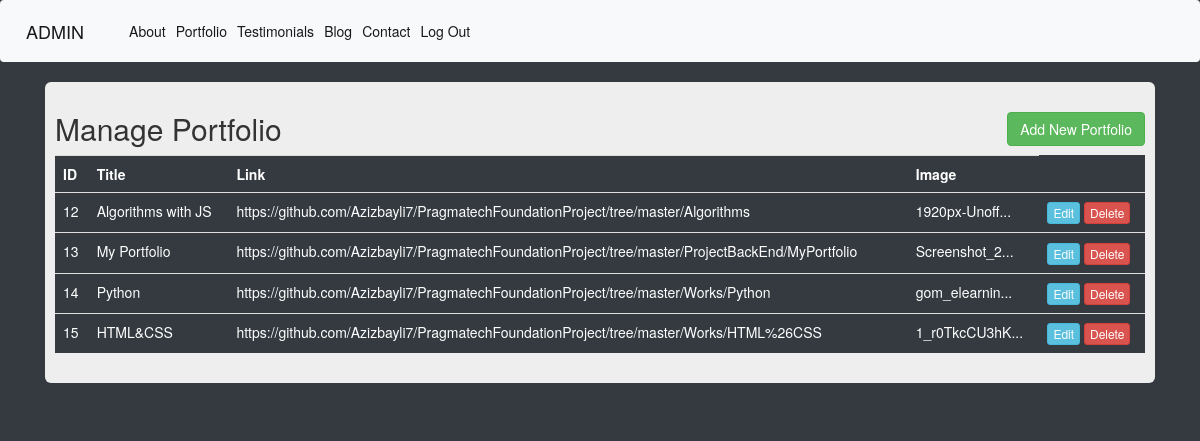
The app's page /admin/portfolio-list (signed in) with its own data.
### Project/models.py (models this page shows, shortened)
class Portfolio(db.Model):
    id = db.Column(db.Integer, primary_key=True)
    title=db.Column(db.String(1), nullable=False)
    link=db.Column(db.String(100), nullable=False)
    image = db.Column(db.String(20))

### Project/routes.py (the view)
@app.route('/admin/portfolio-list')
@login_required
def admin_portfolio_list():
    portfolio = Portfolio.query.all()
    return render_template('admin/portfolio-list.html', portfolio=portfolio)

### Project/models.py (called while the page is built)
@login_manager.user_loader
def load_user(user_id):
    return Admin.query.get(user_id)

### Project/templates/admin/portfolio-list.html
{% extends 'admin/base.html' %}
{% block content %}
<div class="container">
    <div class="row">
        <div class="col md-12">
            <div class="jumbotron p-3">
                <h2>Manage Portfolio <a href="{{url_for('add_portfolio')}}"><button type="button"  class="btn btn-success float-right"
                data-toggle="modal">Add New Portfolio</button> </h2></a>
                <table class="table table-hover table-dark">
                    <tr>
                        <th>ID</th>
                        <th>Title</th>
                        <th>Link</th>
                        <th>Image</th>
                    </tr>
                    {% for portwork in portfolio %}
                    <tr>
                        <td>{{portwork.id}}</td>
                        <td>{{portwork.title}}</td>
                        <td>{{portwork.link}}</td>
                        <td>{{portwork.image|truncate(15)}}</td>
                        <td>
                            <a href="{{url_for('edit_portfolio', id=portwork.id)}}" class="btn btn-info btn-xs">Edit</a>
                            <a href="{{url_for('delete_portfolio', id=portwork.id)}}" class="btn btn-danger btn-xs"
                            onclick="return confirm('Are You Sure To Delete ?')">Delete</a>
                        </td>
                    </tr>
                    {% endfor %}
                </table>
            </div>
        </div>
    </div>
</div>
{% endblock %}

### records on screen
Portfolio: id "12", title "Algorithms with JS", link "https://github.com/Azizbayli7/PragmatechFoundationProject/tree/master/Algorithms", image "1920px-Unoff..."
Portfolio: id "13", title "My Portfolio", link "https://github.com/Azizbayli7/PragmatechFoundationProject/tree/master/ProjectBackEnd/MyPortfolio", image "Screenshot_2..."
Portfolio: id "14", title "Python", link "https://github.com/Azizbayli7/PragmatechFoundationProject/tree/master/Works/Python", image "gom_elearnin..."
Portfolio: id "15", title "HTML&CSS", link "https://github.com/Azizbayli7/PragmatechFoundationProject/tree/master/Works/HTML%26CSS", image "1_r0TkcCU3hK..."
